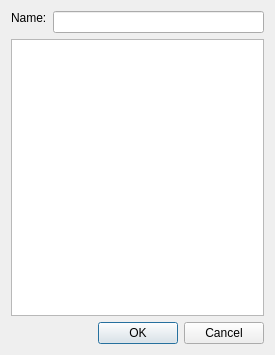
<?xml version="1.0" encoding="UTF-8"?>
<ui version="4.0">
 <class>CustomNodeDialog</class>
 <widget class="QWidget" name="CustomNodeDialog">
  <property name="geometry">
   <rect>
    <x>0</x>
    <y>0</y>
    <width>275</width>
    <height>355</height>
   </rect>
  </property>
  <property name="minimumSize">
   <size>
    <width>275</width>
    <height>355</height>
   </size>
  </property>
  <property name="maximumSize">
   <size>
    <width>275</width>
    <height>355</height>
   </size>
  </property>
  <property name="windowTitle">
   <string>Custom Node Editor</string>
  </property>
  <layout class="QVBoxLayout" name="verticalLayout">
   <item>
    <layout class="QFormLayout" name="m_nameLayout">
     <property name="fieldGrowthPolicy">
      <enum>QFormLayout::AllNonFixedFieldsGrow</enum>
     </property>
     <item row="0" column="0">
      <widget class="QLabel" name="m_nameLabel">
       <property name="sizePolicy">
        <sizepolicy hsizetype="Fixed" vsizetype="Fixed">
         <horstretch>0</horstretch>
         <verstretch>0</verstretch>
        </sizepolicy>
       </property>
       <property name="text">
        <string>Name:</string>
       </property>
       <property name="margin">
        <number>3</number>
       </property>
      </widget>
     </item>
     <item row="0" column="1">
      <widget class="QLineEdit" name="m_nameInput"/>
     </item>
    </layout>
   </item>
   <item>
    <widget class="Spire::CustomNodeChildrenTable" name="m_childrenTable">
     <property name="showDropIndicator" stdset="0">
      <bool>true</bool>
     </property>
     <property name="dragEnabled">
      <bool>true</bool>
     </property>
     <property name="dragDropOverwriteMode">
      <bool>false</bool>
     </property>
     <property name="dragDropMode">
      <enum>QAbstractItemView::InternalMove</enum>
     </property>
     <property name="defaultDropAction">
      <enum>Qt::MoveAction</enum>
     </property>
     <property name="alternatingRowColors">
      <bool>true</bool>
     </property>
     <property name="selectionMode">
      <enum>QAbstractItemView::SingleSelection</enum>
     </property>
     <property name="selectionBehavior">
      <enum>QAbstractItemView::SelectRows</enum>
     </property>
     <attribute name="horizontalHeaderHighlightSections">
      <bool>false</bool>
     </attribute>
     <attribute name="horizontalHeaderStretchLastSection">
      <bool>true</bool>
     </attribute>
     <attribute name="verticalHeaderVisible">
      <bool>false</bool>
     </attribute>
     <attribute name="verticalHeaderHighlightSections">
      <bool>false</bool>
     </attribute>
    </widget>
   </item>
   <item>
    <widget class="QDialogButtonBox" name="m_buttonBox">
     <property name="minimumSize">
      <size>
       <width>0</width>
       <height>0</height>
      </size>
     </property>
     <property name="standardButtons">
      <set>QDialogButtonBox::Cancel|QDialogButtonBox::Ok</set>
     </property>
     <property name="centerButtons">
      <bool>false</bool>
     </property>
    </widget>
   </item>
  </layout>
 </widget>
 <customwidgets>
  <customwidget>
   <class>Spire::CustomNodeChildrenTable</class>
   <extends>QTableWidget</extends>
   <header>Spire/CanvasView/CustomNodeChildrenTable.hpp</header>
  </customwidget>
 </customwidgets>
 <resources/>
 <connections/>
</ui>
